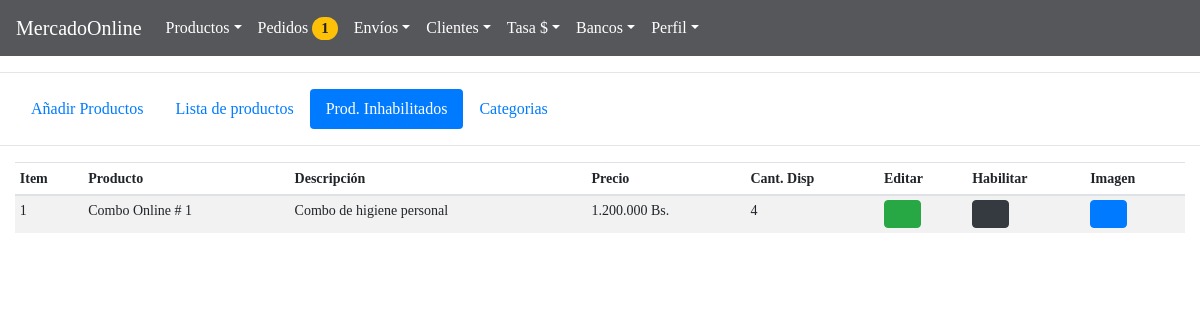
The app's page /BackAdmin/index.php?action=productInh (signed in), older data.
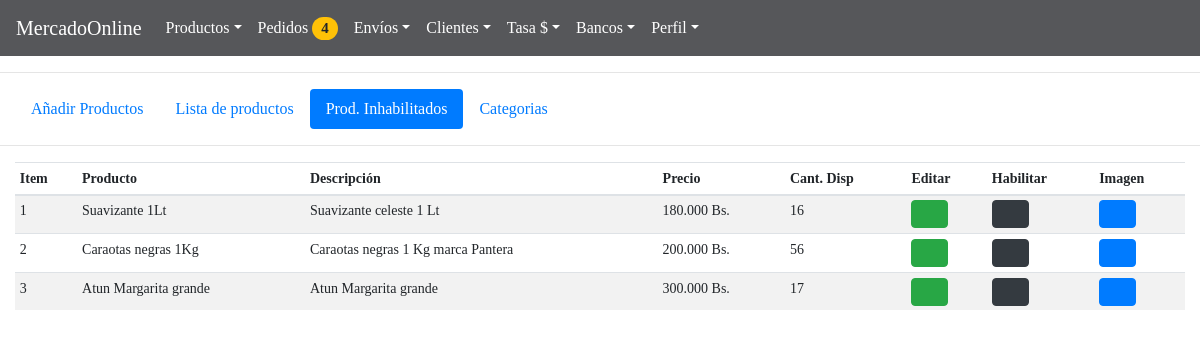
The same page, newer data.
### tables this page shows
CREATE TABLE `productos` (
  `id` int(11) NOT NULL,
  `title` text NOT NULL,
  `description` text NOT NULL,
  `price` decimal(11,2) NOT NULL,
  `cant` int(11) NOT NULL,
  `route` text NOT NULL,
  `enable` int(11) NOT NULL
);

### BackAdmin/models/connection.php (called while the page is built)
<?php
class connection{
	 public static function connect(){
	 	$link = new PDO("mysql:host=localhost;dbname=mercadoonline","root","");
	 	return $link;
	 }
}

### BackAdmin/models/purchaseOrderModel.php (called while the page is built, shortened)
<?php
require_once "connection.php";
class purchaseOrderModel{
 					public static function viewCountOrdersModel($table){
 					$stmt = connection::connect()->prepare("SELECT COUNT(*) as id FROM $table WHERE status = 0");
		 			$stmt -> execute();
		 			return $stmt->fetch();
 					}
}

### BackAdmin/controllers/controllerPage.php (called while the page is built)
<?php
class page{
 public static function template(){
 			include "views/template.php";
 		}
 public static function pageConnectController(){
if (isset( $_GET["action"])) {
	 	$controllerPage = $_GET["action"];
}
else{
	$controllerPage ="index";
}
 	$answer = pageModel::pageConnectModel($controllerPage);
 	include $answer;
 }
}

### BackAdmin/models/productModel.php (called while the page is built, shortened)
<?php
require_once "connection.php";
 class productsModel{
 		      public static function viewsDisableProductsModel($table){
 			 	$stmt = connection::connect()->prepare("SELECT id,title, description, price, cant, route,enable FROM $table WHERE enable = 1");
		 		$stmt -> execute();
		 		return $stmt->fetchAll();
 		      }
 }

### BackAdmin/controllers/productController.php (the view, shortened to what this page needs)
<?php
class productsController{
		   public static function viewProductsDisable(){
		   	$answer = productsModel::viewsDisableProductsModel("productos");
	 		foreach ($answer as $row =>$item) {
	 				$row = $row + 1;
	 echo '<tr>
	 			<td>'.$row.'</td>
				<td>'.$item["title"].'</td>
				<td>'.$item["description"].'</td>
				<td>'.number_format($item["price"], 0, ",", ".").' Bs.</td>
				<td>'.$item["cant"].'</td>
				<td><a href="#edit'.$row.'"  data-toggle="modal">
				<button class="btn btn-success fa fa-pencil"></button></a>
				<div class="modal fade" id="edit'.$row.'" tabindex="-1" role="dialog" aria-labelledby="myModalLabel" ariahidden="true">
				<input type="text" class="form-control" value="'.$row.'" readonly>
				<input type="text" class="form-control" value="'.$item["id"].'" name="updateProductId" readonly>
				<input type="text" class="form-control" value="'.$item["title"].'" name="updateProductTitle">
				<input type="text" class="form-control" value="'.$item["description"].'" name="updateProductDescription">
				<input type="text" class="form-control" value="'.$item["price"].'" name="updateProductPrice">
				<input type="number" class="form-control" value="'.$item["cant"].'" name="updateProductCant">
				<input  style= "display:none"  type= "text" class="form-control" value="'.$item["route"].'" readonly name="productRoute">
				<input style= "display:none" type="text" class="form-control" value="'.$item["enable"].'" readonly name="productEnable">
				</td>
 				<form method="post" enctype="multipart/form-data">
				<td><a href="#enable'.$row.'"  data-toggle="modal">
				<button class="btn btn-dark fa fa-eye"></button></a>
				<div class="modal fade" id="enable'.$row.'" tabindex="-1" role="dialog" aria-labelledby="myModalLabel" ariahidden="true">
				<input type="text" class="form-control" value="'.$item["id"].'" name="disableProductId" style="display:none">
				</td>
				</Form>
				<td><a href="#image'.$row.'"  data-toggle="modal">
				<button class="btn btn-primary fa fa-image"></button></a>
				<div class="modal fade" id="image'.$row.'" tabindex="-1" role="dialog" aria-labelledby="myModalLabel" ariahidden="true">
				<img class="img-size"  style="width:250px"  src="views/img/'.substr($item["route"],10).'">
				</td>
				</tr>
				';
					   }
		   }
}
?>

### BackAdmin/controllers/purchaseOrderController.php (shortened to what this page needs)
<?php
class purchaseOrderController {
	 		 	     public static function viewCountOrdersController(){
	 		 	      $answer = purchaseOrderModel::viewCountOrdersModel("pedido");
					if ($answer["id"]==0) {
					echo'  <span class="badge badge-danger badge-pill" style="font-family: Pavanam-Regular; font-size: 15px; display: none" >'.$answer["id"].'</span>';
					}else{
					echo'  <span class="badge badge-warning 14 badge-pill" style="font-family: Pavanam-Regular; font-size: 15px; " >'.$answer["id"].'</span>';
										}
	 		 	     }
}

Row changes from the older to the newer data that the page shows:
removed productos: title "Combo Online # 1", description "Combo de higiene personal", price "1.200.000", cant "4"
now on this page (row edited): productos: title "Suavizante 1Lt", description "Suavizante celeste 1 Lt", price "180.000", cant "16"
now on this page (row edited): productos: title "Caraotas negras 1Kg", description "Caraotas negras 1 Kg marca Pantera", price "200.000", cant "56"
now on this page (row edited): productos: title "Atun Margarita grande", description "Atun Margarita grande", price "300.000", cant "17"
Text that changed along with them:
$answer["id"]: "1" → "4"
